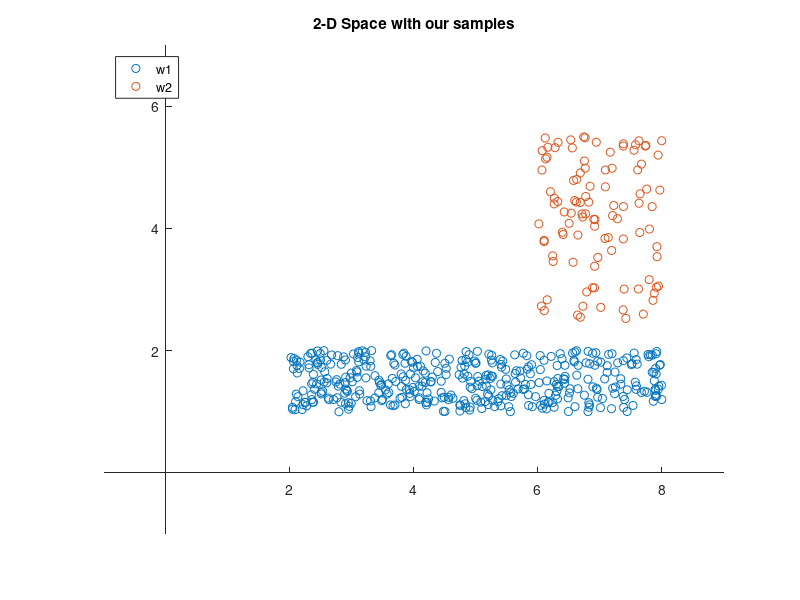

The MATLAB script that drew this image:
function [ w1, w2 ] = A(  )
%Part A: Generate data

%% part A
fprintf ('part A: Generate data\n\n')

%w1 class
a = 2; 
b = 8;
c = 1; 
d = 2;
x1 = a + (b-a).*rand(400,1);
x2 = c + (d-c).*rand(400,1);

w1 = [x1, x2];

%w2 class
a = 6; 
b = 8;
c = 2.5; 
d = 5.5;
x1 = a + (b-a).*rand(100,1);
x2 = c + (d-c).*rand(100,1);

w2 = [x1, x2];

%plot the 2 classes
hold on
figure(1)
scatter(w1(:,1), w1(:,2), 'b*');
scatter(w2(:,1), w2(:,2), 'ro');

xlim([-1 9])
ylim([-1 7])
% Set the axes to go through the origin
set(gca,'XAxisLocation','origin','YAxisLocation','origin')
title('2-D Space with our samples');
legend('w1','w2','Location','northwest');
hold off

end